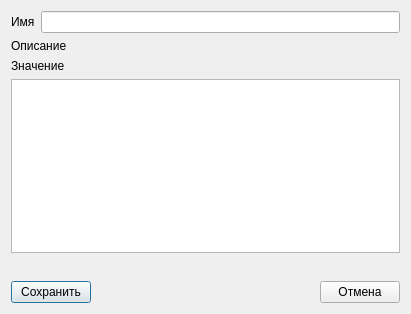
<?xml version="1.0" encoding="UTF-8"?>
<ui version="4.0">
 <class>OptionDialog</class>
 <widget class="QDialog" name="OptionDialog">
  <property name="geometry">
   <rect>
    <x>0</x>
    <y>0</y>
    <width>411</width>
    <height>314</height>
   </rect>
  </property>
  <property name="windowTitle">
   <string>Редактирование параметра</string>
  </property>
  <layout class="QVBoxLayout">
   <item>
    <layout class="QHBoxLayout" name="horizontalLayout_2">
     <item>
      <widget class="QLabel" name="nameLabel">
       <property name="text">
        <string>Имя</string>
       </property>
      </widget>
     </item>
     <item>
      <widget class="QLineEdit" name="localNameLineEdit">
       <property name="readOnly">
        <bool>true</bool>
       </property>
      </widget>
     </item>
    </layout>
   </item>
   <item>
    <widget class="QLabel" name="descriptionLabel">
     <property name="text">
      <string>Описание</string>
     </property>
    </widget>
   </item>
   <item>
    <widget class="QLabel" name="valueLabel">
     <property name="text">
      <string>Значение</string>
     </property>
    </widget>
   </item>
   <item>
    <widget class="QPlainTextEdit" name="valuePlainTextEdit"/>
   </item>
   <item>
    <spacer name="verticalSpacer">
     <property name="orientation">
      <enum>Qt::Vertical</enum>
     </property>
     <property name="sizeHint" stdset="0">
      <size>
       <width>20</width>
       <height>40</height>
      </size>
     </property>
    </spacer>
   </item>
   <item>
    <layout class="QHBoxLayout">
     <item>
      <widget class="QPushButton" name="savePushButton">
       <property name="text">
        <string>Сохранить</string>
       </property>
       <property name="icon">
        <iconset resource="kcrm.qrc">
         <normaloff>:/images/ok32.png</normaloff>:/images/ok32.png</iconset>
       </property>
       <property name="default">
        <bool>true</bool>
       </property>
      </widget>
     </item>
     <item>
      <spacer>
       <property name="orientation">
        <enum>Qt::Horizontal</enum>
       </property>
       <property name="sizeHint" stdset="0">
        <size>
         <width>40</width>
         <height>20</height>
        </size>
       </property>
      </spacer>
     </item>
     <item>
      <widget class="QPushButton" name="cancelPushButton">
       <property name="text">
        <string>Отмена</string>
       </property>
       <property name="icon">
        <iconset resource="kcrm.qrc">
         <normaloff>:/images/cancel32.png</normaloff>:/images/cancel32.png</iconset>
       </property>
      </widget>
     </item>
    </layout>
   </item>
  </layout>
 </widget>
 <tabstops>
  <tabstop>localNameLineEdit</tabstop>
  <tabstop>cancelPushButton</tabstop>
 </tabstops>
 <resources>
  <include location="kcrm.qrc"/>
 </resources>
 <connections/>
</ui>
